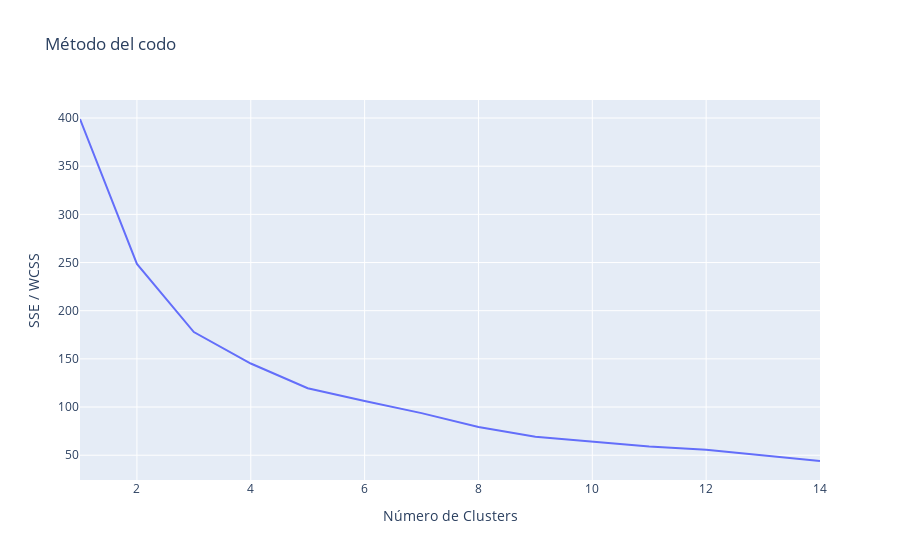

Notebook code for this chart:
### Markdown cell above
### Método del codo

### Code cell
# Usamos el método del codo
sse = {"Número de Clusters":[],
        "SSE / WCSS":[]}

for k in range(1,15):
  kmeans = KMeans(n_clusters=k ,max_iter=100)
  clusters = kmeans.fit_predict(data)
  sse["Número de Clusters"].append(k)
  sse["SSE / WCSS"].append(kmeans.inertia_)


fig = px.line(sse, x="Número de Clusters", y="SSE / WCSS",
             title="Método del codo")

fig.show()

### Figure 1 — Plotly figure (JSON) as saved in the notebook; plotly's stock layout.template omitted (floating-point values rounded to 4 significant figures)
{"data": [{"hovertemplate": "Número de Clusters=%{x}<br>SSE / WCSS=%{y}<extra></extra>", "legendgroup": "", "line": {"color": "#636efa", "dash": "solid"}, "marker": {"symbol": "circle"}, "mode": "lines", "name": "", "orientation": "v", "showlegend": false, "type": "scatter", "x": [1, 2, 3, 4, 5, 6, 7, 8, 9, 10, 11, 12, 13, 14], "xaxis": "x", "y": [399.0, 248.5, 177.9, 145.2, 119.6, 106.2, 93.67, 79.31, 69.25, 64.26, 58.96, 55.75, 49.98, 43.99], "yaxis": "y"}], "layout": {"legend": {"tracegroupgap": 0}, "title": {"text": "Método del codo"}, "xaxis": {"anchor": "y", "domain": [0, 1], "title": {"text": "Número de Clusters"}}, "yaxis": {"anchor": "x", "domain": [0, 1], "title": {"text": "SSE / WCSS"}}}}
